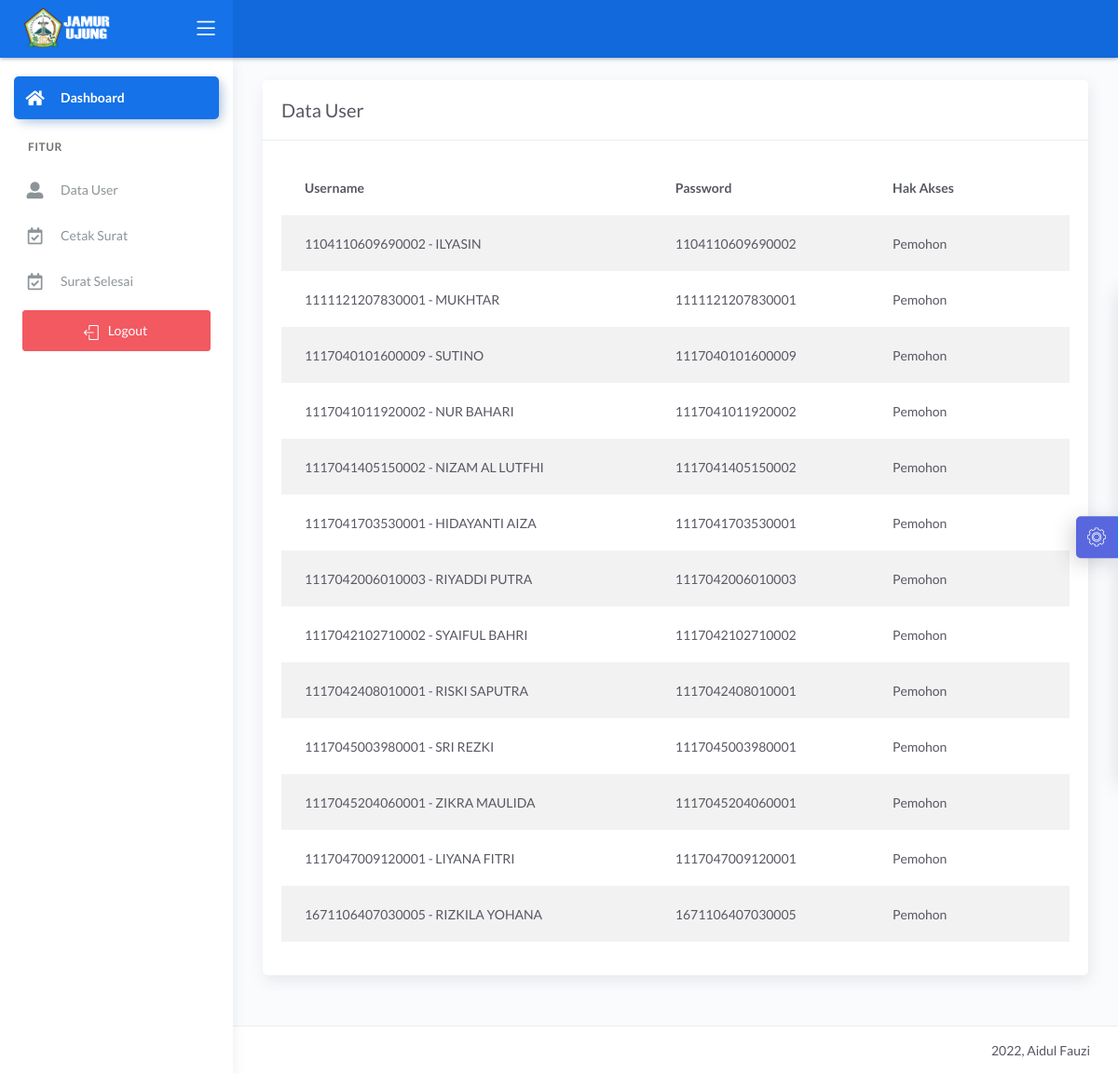
Screenshot of /demo1/main2.php?halaman=tampil_user (signed in) with the database file from the repository.
### tables this page shows
CREATE TABLE `data_pemohon` (
  `nik` varchar(16) NOT NULL,
  `nama` varchar(30) NOT NULL,
  `tanggal_lahir` date NOT NULL,
  `tempat_lahir` varchar(30) NOT NULL,
  `jekel` varchar(20) NOT NULL,
  `agama` varchar(20) NOT NULL,
  `alamat` text NOT NULL,
  `telepon` varchar(13) NOT NULL,
  `pekerjaan` varchar(30) NOT NULL
);

CREATE TABLE `data_user` (
  `nik` varchar(16) NOT NULL,
  `password` varchar(20) NOT NULL,
  `hak_akses` varchar(20) NOT NULL
);

### demo1/tampil_user.php (the view, shortened to what this page needs)
<?php include '../konek.php'; ?>
<link href="css/sweetalert.css" rel="stylesheet" type="text/css">
<div class="page-inner">
    <div class="row">
        <div class="col-md-12">
            <div class="card">
                <div class="card-header">
                    <div class="d-flex align-items-center">
                        <h4 class="card-title">Data User</h4>
                    </div>
                </div>
                <div class="card-body">
                                        <form action="">
                                            <div class="table-responsive">
                                                <table id="add" class="display table table-striped table-hover" >
                                                    <thead>
                                                        <tr>
                                                            <th>Username</th>
                                                            <th>Password</th>
                                                            <th>Hak Akses</th>
                                                        </tr>
                                                    </thead>
                                                    <tbody>
                                                        <?php
                                                            $tampil = "SELECT * FROM data_user natural join data_pemohon";
                                                            $query = mysqli_query($konek,$tampil);
                                                            while($data=mysqli_fetch_array($query,MYSQLI_BOTH)){
                                                                $username = $data['nik'];
                                                                $nama = $data['nama'];
                                                                $password = $data['password'];
                                                                $hak_akses = $data['hak_akses'];
                                                        ?>
                                                        <tr>
                                                            <td><?php echo $username.' - '.$nama;?></td>
                                                            <td><?php echo $password;?></td>
                                                            <td><?php echo $hak_akses;?></td>
                                                            <td>
                                                            </td>
                                                        </tr>
                                                        <?php
                                                            }
                                                        ?>
                                                    </tbody>
                                                </table>
                                            </div>
                                        </form>
                                    </div>
                                </div>
                        </div>
        </div>
</div>

### demo1/header.php (shortened to what this page needs)
<!DOCTYPE html>
<html lang="en">
<head>
	<link rel="stylesheet" href="../assets/css/bootstrap.min.css">
	<link rel="stylesheet" href="../assets/css/atlantis.min.css">
	<link rel="stylesheet" href="../assets/css/demo.css">
</head>
<body>
	<div class="wrapper">
		<div class="main-header">
			<div class="logo-header" data-background-color="blue">
				<a href="#" class="logo">
					<img src="../main/img/logo5.png" width="125" alt="navbar brand" class="navbar-brand">
				</a>
				<div class="nav-toggle">
					<button class="btn btn-toggle toggle-sidebar">
						<i class="icon-menu"></i>
					</button>
				</div>
			</div>
			<nav class="navbar navbar-header navbar-expand-lg" data-background-color="blue2">
			</nav>
		</div>

### demo1/main2.php (shortened to what this page needs)
<?php
 if (isset($_SESSION['password'])=="" || ($_SESSION['hak_akses'])=="")  {
 header('location:login.php');
 }
 else{
 $hak_akses = $_SESSION['hak_akses'];
 }
 ?>
<?php include 'header.php'; ?>
		<div class="sidebar sidebar-style-2">
			<div class="sidebar-wrapper scrollbar scrollbar-inner">
				<div class="sidebar-content">
					<ul class="nav nav-primary">
						<li class="nav-item active">
							<a href="main2.php">
								<i class="fas fa-home"></i>
								<p>Dashboard</p>
							</a>
						<li class="nav-section">
							<h4 class="text-section">fitur</h4>
						</li>
						<?php
							if($hak_akses=="Staf"){
						?>
						<li class="nav-item">
							<a href="?halaman=tampil_user">
								<i class="fas fa-user-alt"></i>
								<p>Data User</p>
							</a>
						</li>
						<li class="nav-item">
							<a href="?halaman=permohonan_surat">
								<i class="far fa-calendar-check"></i>
								<p>Cetak Surat</p>
							</a>
						</li>
						<li class="nav-item">
							<a href="?halaman=surat_dicetak">
								<i class="far fa-calendar-check"></i>
								<p>Surat Selesai</p>
							</a>
						</li>
						<?php
							}
						?>
						<li class="mx-4 mt-2">
							<a href="logout.php" class="btn btn-danger btn-block"><span class="btn-label mr-2"> <i class="icon-logout"></i> </span>Logout</a>
						</li>
					</ul>
				</div>
			</div>
		</div>
		<div class="main-panel">
			<div class="content">
			<?php
          if(isset($_GET['halaman'])){
            $hal = $_GET['halaman'];
            switch($hal){
			  case 'tampil_user';
                include 'tampil_user.php';
			  break;
            }
          }else{
            include 'beranda2.php';
          }
        ?>
			</div>
<?php include 'footer.php'; ?>

### demo1/footer.php (shortened to what this page needs)
<footer class="footer">
				<div class="container-fluid">
					<div class="copyright ml-auto">
						<?php echo date('Y');?>, Aidul Fauzi
					</div>
				</div>
			</footer>
		</div>
		<div class="custom-template">
			<div class="custom-toggle">
				<i class="flaticon-settings"></i>
			</div>
		</div>
	</div>
</body>
</html>

### assets/css/demo.css (style rules this page uses)
.custom-template { position: fixed; top: 50%; transform: translateY(-50%); right: -325px; width: 325px; height: max-content; display: block; z-index: 1; background: #ffffff; transition: all .3s; z-index: 1003; box-shadow: -1px 1px 20px rgba(69, 65, 78, 0.15); border-top-left-radius: 5px; border-bottom-left-radius: 5px; transition: all .5s; }
.custom-template .custom-toggle { position: absolute; width: 45px; height: 45px; background: rgb(88, 103, 221); top: 50%; left: -45px; transform: translateY(-50%); display: flex; align-items: center; justify-content: center; text-align: center; border-top-left-radius: 5px; border-bottom-left-radius: 5px; border-right: 1px solid #177dff; cursor: pointer; color: #ffffff; box-shadow: -5px 5px 20px rgba(69, 65, 78, 0.21); }
.custom-template .custom-toggle i { font-size: 20px; animation: 1.3s spin linear infinite; }

### rows the page displays
data_pemohon: nik.nik "1104110609690002", nama "ILYASIN", nik.password "1104110609690002", nik.hak_akses "Pemohon"
data_pemohon: nik.nik "1111121207830001", nama "MUKHTAR", nik.password "1111121207830001", nik.hak_akses "Pemohon"
data_pemohon: nik.nik "1117040101600009", nama "SUTINO", nik.password "1117040101600009", nik.hak_akses "Pemohon"
data_pemohon: nik.nik "1117041011920002", nama "NUR BAHARI", nik.password "1117041011920002", nik.hak_akses "Pemohon"
data_pemohon: nik.nik "1117041405150002", nama "NIZAM AL LUTFHI", nik.password "1117041405150002", nik.hak_akses "Pemohon"
data_pemohon: nik.nik "1117041703530001", nama "HIDAYANTI AIZA", nik.password "1117041703530001", nik.hak_akses "Pemohon"
data_pemohon: nik.nik "1117042006010003", nama "RIYADDI PUTRA", nik.password "1117042006010003", nik.hak_akses "Pemohon"
data_pemohon: nik.nik "1117042102710002", nama "SYAIFUL BAHRI", nik.password "1117042102710002", nik.hak_akses "Pemohon"
data_pemohon: nik.nik "1117042408010001", nama "RISKI SAPUTRA", nik.password "1117042408010001", nik.hak_akses "Pemohon"
data_pemohon: nik.nik "1117045003980001", nama "SRI REZKI", nik.password "1117045003980001", nik.hak_akses "Pemohon"
data_pemohon: nik.nik "1117045204060001", nama "ZIKRA MAULIDA", nik.password "1117045204060001", nik.hak_akses "Pemohon"
data_pemohon: nik.nik "1117047009120001", nama "LIYANA FITRI", nik.password "1117047009120001", nik.hak_akses "Pemohon"
data_pemohon: nik.nik "1671106407030005", nama "RIZKILA YOHANA", nik.password "1671106407030005", nik.hak_akses "Pemohon"
